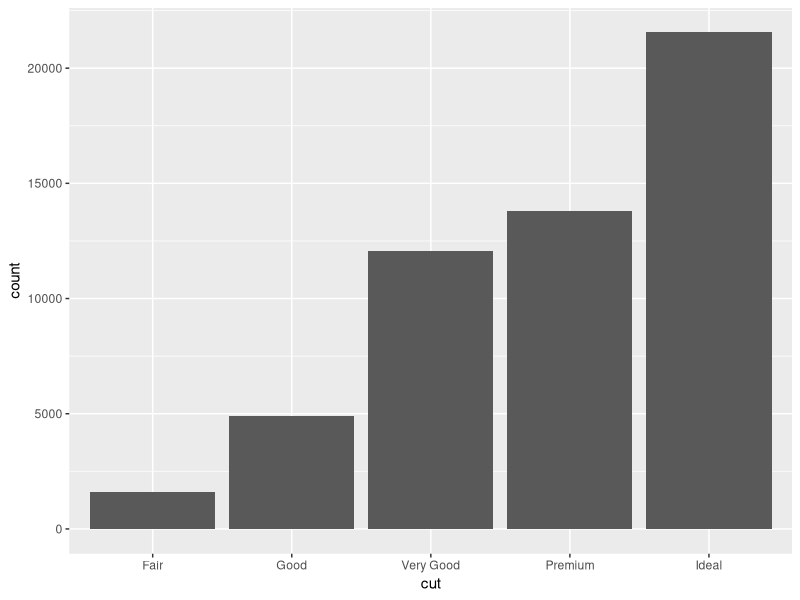
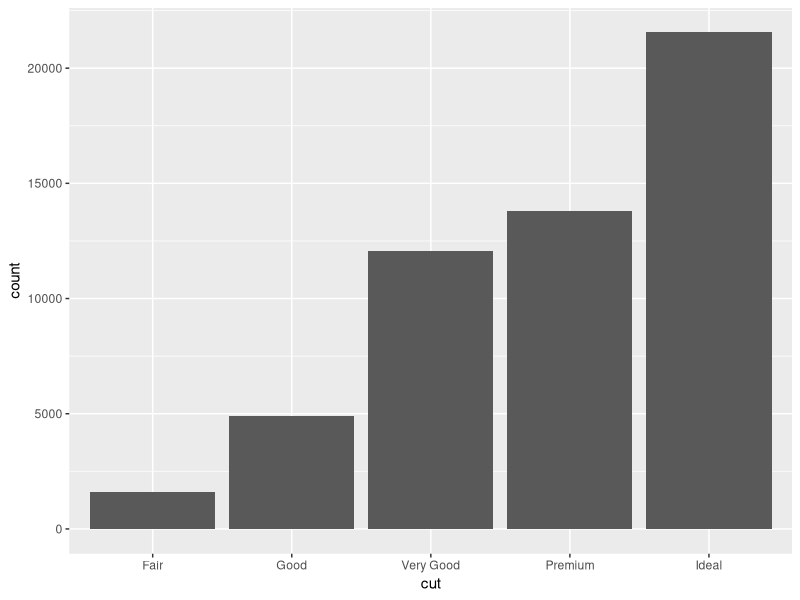
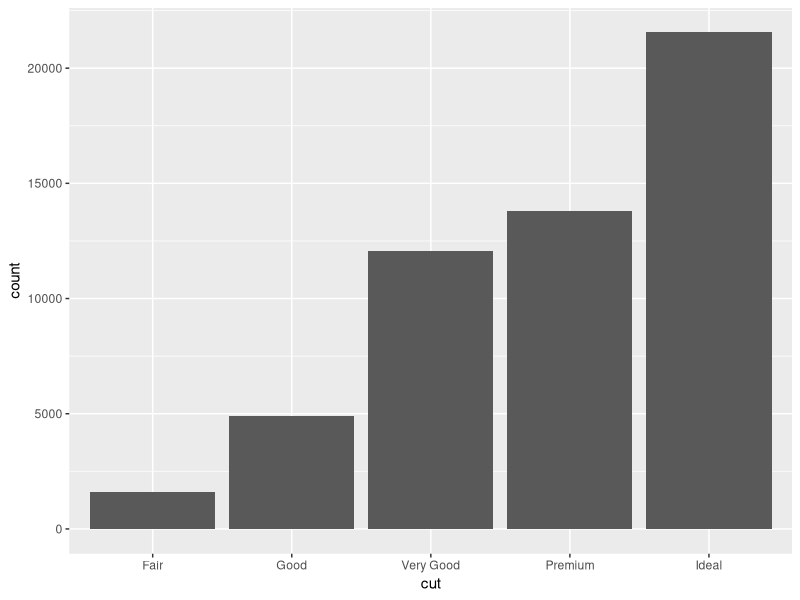
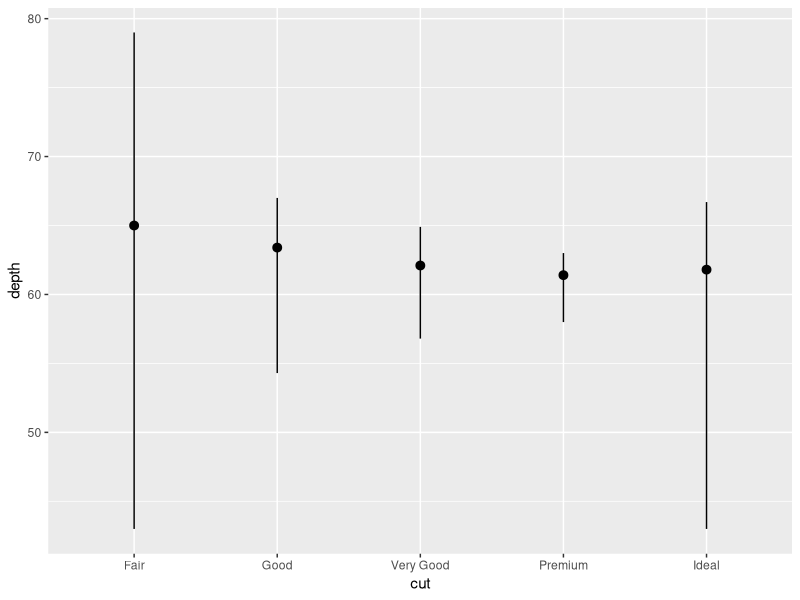
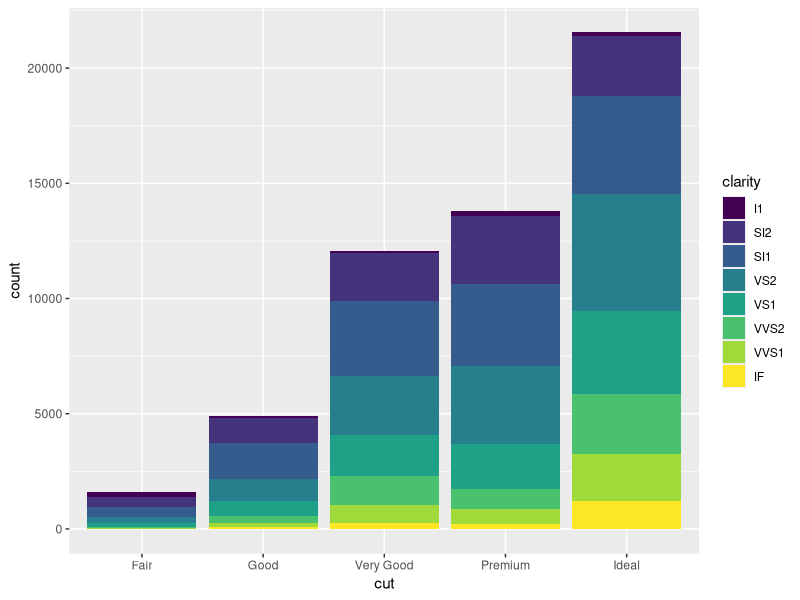
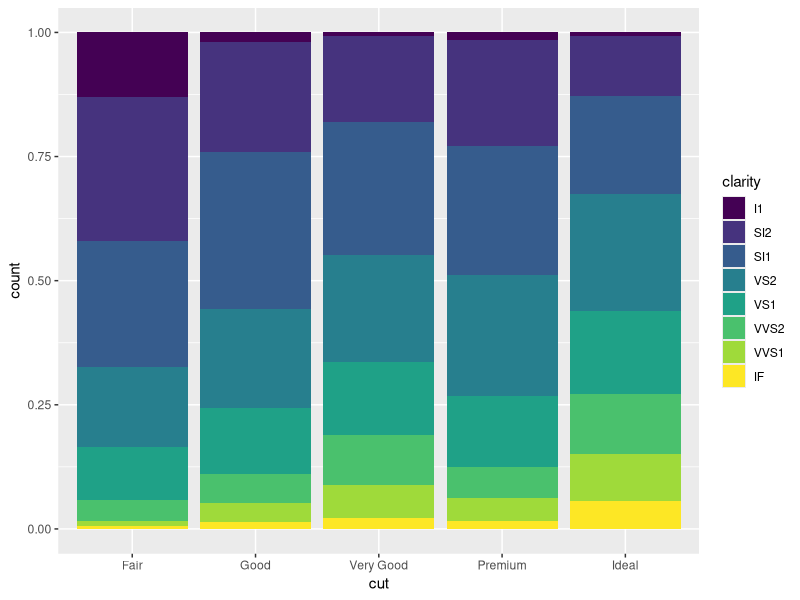
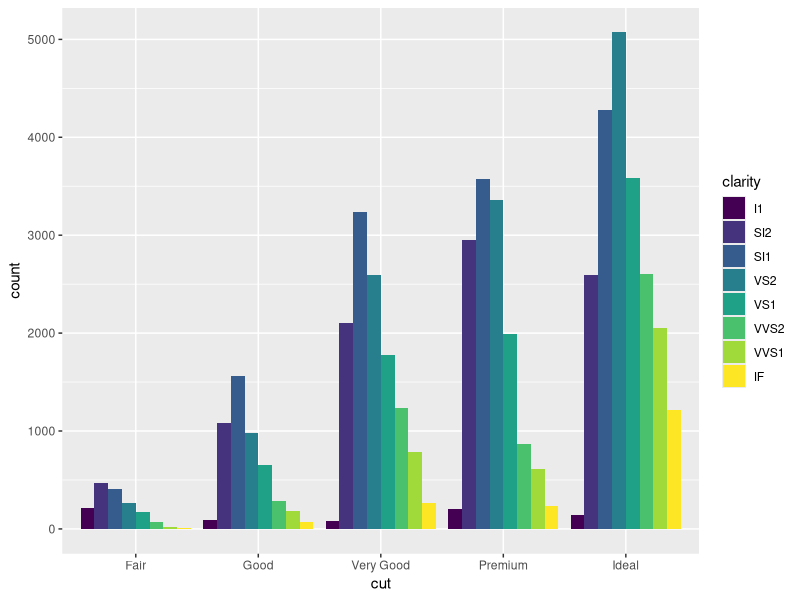
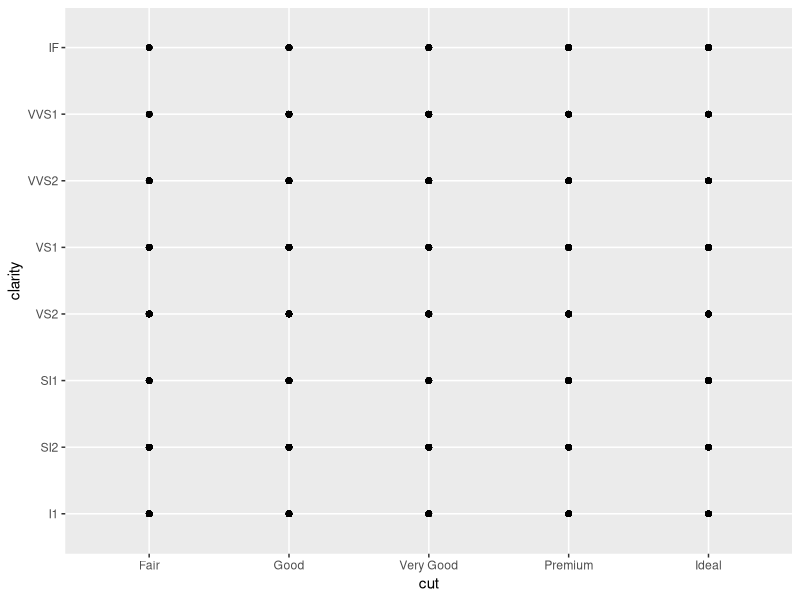

R code for these plots, in order:
# Exercise 2: More ggplot2 Grammar

# Install and load `ggplot2`
# install.packages("ggplot2") # if needed
library('ggplot2')

# For this exercise you will again be working with the `diamonds` data set.
# Use `?diamonds` to review details about this data set

## Statistical Transformations

# Draw a bar chart of the diamonds data, organized by cut
# The height of each bar is based on the "count" (number) of diamonds with that cut
ggplot(data = diamonds) +
  geom_bar(mapping = aes(x = cut))

# Use the `stat_count` to apply the statistical transformation "count" to the diamonds
# by cut. You do not need a separate geometry layer!
ggplot(data = diamonds) +
  geom_bar(mapping = aes(x = cut), stat = "count")

ggplot(data = diamonds) +
  stat_count(mapping = aes(x=cut))

# Use the `stat_summary` function to draw a chart with a summary layer.
# Map the x-position to diamond `cut`, and the y-position to diamond `depth`
# Bonus: use `min` as the function ymin, `max` as the function ymax, and `median` as the function y

ggplot(data = diamonds) +
  stat_summary(mapping = aes(x = cut, y = depth), fun.ymin = min, fun.ymax = max, fun.y = median)

## Position Adjustments

# Draw a bar chart of diamond data organized by cut, with each bar filled by clarity.
# You should see a _stacked_ bar chart.
ggplot(data = diamonds) +
  geom_bar(mapping = aes(x = cut, fill = clarity))

# Draw the same chart again, but with each element positioned to "fill" the y axis
ggplot(data = diamonds) +
  geom_bar(mapping = aes(x = cut, fill = clarity), position = "fill")

# Draw the same chart again, but with each element positioned to "dodge" each other
ggplot(data = diamonds) +
  geom_bar(mapping = aes(x = cut, fill = clarity), position = "dodge")

# Draw a plot with point geometry with the x-position mapped to `cut` and the y-position mapped to `clarity`
# This creates a "grid" grouping the points
ggplot(data = diamonds) +
  geom_point(mapping = aes(x = cut, y = clarity))

# Use the "jitter" position adjustment to keep the points from all overlapping!
# (This works a little better with a sample of diamond data, such as from the previous exercise).

ggplot(data = diamonds) +
  geom_point(mapping = aes(x = cut, y = clarity), position = "jitter")

## Scales

# Draw a "boxplot" (with `geom_boxplot()`) for the diamond's price (y) by color (x)


# This has a lot of outliers, making it harder to read. To fix this, draw the same plot but
# with a _logarithmic_ scale for the y axis.


# For another version, draw the same plot but with `violin` geometry instead of `boxplot` geometry!
# How does the logarithmic scale change the data presentation?


# Another interesting plot: draw a plot of the diamonds price (y) by carat (x), using a heatmap of 2d bins
# (geom_bin2d)
# What happens when you make the x and y channels scale logarithmically?


# Draw a scatter plot for the diamonds  price (y) by carat (x). Color each point by the clarity
# (Remember, this will take a while. Use a sample of the diamonds for faster results)


# Change the color of the previous plot using a ColorBrewer scale of your choice. What looks nice?



## Coordinate Systems

# Draw a bar chart with x-position and fill color BOTH mapped to cut
# For best results, SET the `width` of the geometry to be 1 (fill plot, no space between)
# You can save this to a variable for easier modifications


# Draw the same chart, but with the coordinate system flipped


# Draw the same chart, but in a polar coordinate system. Now you have a Coxcomb chart!



## Facets

# Take the scatter plot of price by carat data (colored by clarity) and add _facets_ based on
# the diamond's `color`



## Saving Plots

# Use the `ggsave()` function to save one of your plots (the most recent one generated) to disk.
# Name the output file "my-plot.png".
# Make sure you've set the working directory!!
